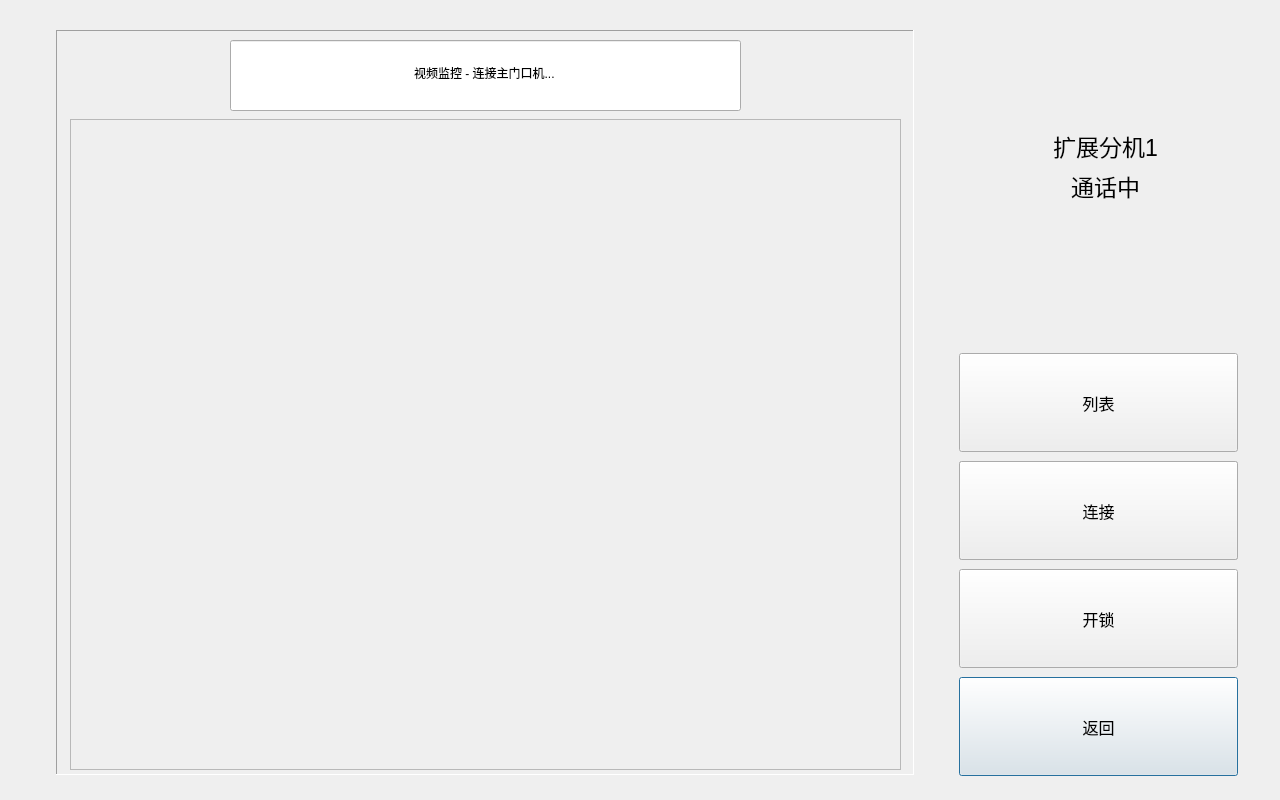
<?xml version="1.0" encoding="UTF-8"?>
<ui version="4.0">
 <class>MonDialog</class>
 <widget class="QDialog" name="MonDialog">
  <property name="geometry">
   <rect>
    <x>0</x>
    <y>0</y>
    <width>1280</width>
    <height>800</height>
   </rect>
  </property>
  <property name="windowTitle">
   <string>Dialog</string>
  </property>
  <widget class="CommonPushButton" name="pushButtonMonReturn">
   <property name="geometry">
    <rect>
     <x>959</x>
     <y>677</y>
     <width>279</width>
     <height>99</height>
    </rect>
   </property>
   <property name="font">
    <font>
     <family>AlArabiya</family>
     <pointsize>12</pointsize>
    </font>
   </property>
   <property name="text">
    <string>返回</string>
   </property>
  </widget>
  <widget class="CommonPushButton" name="pushButtonMonHangUp">
   <property name="geometry">
    <rect>
     <x>959</x>
     <y>461</y>
     <width>279</width>
     <height>99</height>
    </rect>
   </property>
   <property name="font">
    <font>
     <family>AlArabiya</family>
     <pointsize>12</pointsize>
    </font>
   </property>
   <property name="text">
    <string>断开</string>
   </property>
  </widget>
  <widget class="CommonPushButton" name="pushButtonMonOpen">
   <property name="geometry">
    <rect>
     <x>959</x>
     <y>569</y>
     <width>279</width>
     <height>99</height>
    </rect>
   </property>
   <property name="font">
    <font>
     <family>AlArabiya</family>
     <pointsize>12</pointsize>
    </font>
   </property>
   <property name="text">
    <string>开锁</string>
   </property>
  </widget>
  <widget class="CommonPushButton" name="pushButtonMonDial">
   <property name="geometry">
    <rect>
     <x>959</x>
     <y>461</y>
     <width>279</width>
     <height>99</height>
    </rect>
   </property>
   <property name="font">
    <font>
     <family>AlArabiya</family>
     <pointsize>12</pointsize>
    </font>
   </property>
   <property name="text">
    <string>连接</string>
   </property>
  </widget>
  <widget class="CommonPushButton" name="pushButtonMonList">
   <property name="geometry">
    <rect>
     <x>959</x>
     <y>353</y>
     <width>279</width>
     <height>99</height>
    </rect>
   </property>
   <property name="font">
    <font>
     <family>AlArabiya</family>
     <pointsize>12</pointsize>
    </font>
   </property>
   <property name="text">
    <string>列表</string>
   </property>
  </widget>
  <widget class="MyLabel" name="labelExtension2">
   <property name="geometry">
    <rect>
     <x>1030</x>
     <y>170</y>
     <width>151</width>
     <height>31</height>
    </rect>
   </property>
   <property name="styleSheet">
    <string notr="true">font: 23px;
</string>
   </property>
   <property name="frameShape">
    <enum>QFrame::NoFrame</enum>
   </property>
   <property name="frameShadow">
    <enum>QFrame::Plain</enum>
   </property>
   <property name="text">
    <string>通话中</string>
   </property>
   <property name="alignment">
    <set>Qt::AlignCenter</set>
   </property>
  </widget>
  <widget class="MyLabel" name="labelExtension1">
   <property name="geometry">
    <rect>
     <x>1030</x>
     <y>130</y>
     <width>151</width>
     <height>31</height>
    </rect>
   </property>
   <property name="styleSheet">
    <string notr="true">font: 23px;
</string>
   </property>
   <property name="frameShape">
    <enum>QFrame::NoFrame</enum>
   </property>
   <property name="frameShadow">
    <enum>QFrame::Plain</enum>
   </property>
   <property name="text">
    <string>扩展分机1</string>
   </property>
   <property name="alignment">
    <set>Qt::AlignCenter</set>
   </property>
  </widget>
  <widget class="QFrame" name="framePanel">
   <property name="geometry">
    <rect>
     <x>56</x>
     <y>30</y>
     <width>858</width>
     <height>745</height>
    </rect>
   </property>
   <property name="frameShape">
    <enum>QFrame::Panel</enum>
   </property>
   <property name="frameShadow">
    <enum>QFrame::Sunken</enum>
   </property>
  </widget>
  <widget class="QFrame" name="frameVideoShow">
   <property name="geometry">
    <rect>
     <x>70</x>
     <y>119</y>
     <width>831</width>
     <height>651</height>
    </rect>
   </property>
   <property name="styleSheet">
    <string notr="true"/>
   </property>
   <property name="frameShape">
    <enum>QFrame::StyledPanel</enum>
   </property>
   <property name="frameShadow">
    <enum>QFrame::Raised</enum>
   </property>
  </widget>
  <widget class="ScrollLineEdit" name="lineEditInfo">
   <property name="geometry">
    <rect>
     <x>230</x>
     <y>40</y>
     <width>511</width>
     <height>71</height>
    </rect>
   </property>
   <property name="font">
    <font>
     <weight>50</weight>
     <italic>false</italic>
     <bold>false</bold>
    </font>
   </property>
   <property name="cursor">
    <cursorShape>IBeamCursor</cursorShape>
   </property>
   <property name="focusPolicy">
    <enum>Qt::NoFocus</enum>
   </property>
   <property name="text">
    <string>视频监控 - 连接主门口机...</string>
   </property>
   <property name="frame">
    <bool>true</bool>
   </property>
   <property name="echoMode">
    <enum>QLineEdit::Normal</enum>
   </property>
   <property name="alignment">
    <set>Qt::AlignCenter</set>
   </property>
   <property name="readOnly">
    <bool>true</bool>
   </property>
  </widget>
 </widget>
 <customwidgets>
  <customwidget>
   <class>CommonPushButton</class>
   <extends>QPushButton</extends>
   <header>commonpushbutton.h</header>
  </customwidget>
  <customwidget>
   <class>ScrollLineEdit</class>
   <extends>QLineEdit</extends>
   <header>scrolllineedit.h</header>
  </customwidget>
  <customwidget>
   <class>MyLabel</class>
   <extends>QLabel</extends>
   <header>mylabel.h</header>
  </customwidget>
 </customwidgets>
 <tabstops>
  <tabstop>pushButtonMonList</tabstop>
  <tabstop>pushButtonMonHangUp</tabstop>
  <tabstop>pushButtonMonDial</tabstop>
  <tabstop>pushButtonMonOpen</tabstop>
  <tabstop>pushButtonMonReturn</tabstop>
 </tabstops>
 <resources/>
 <connections/>
</ui>
